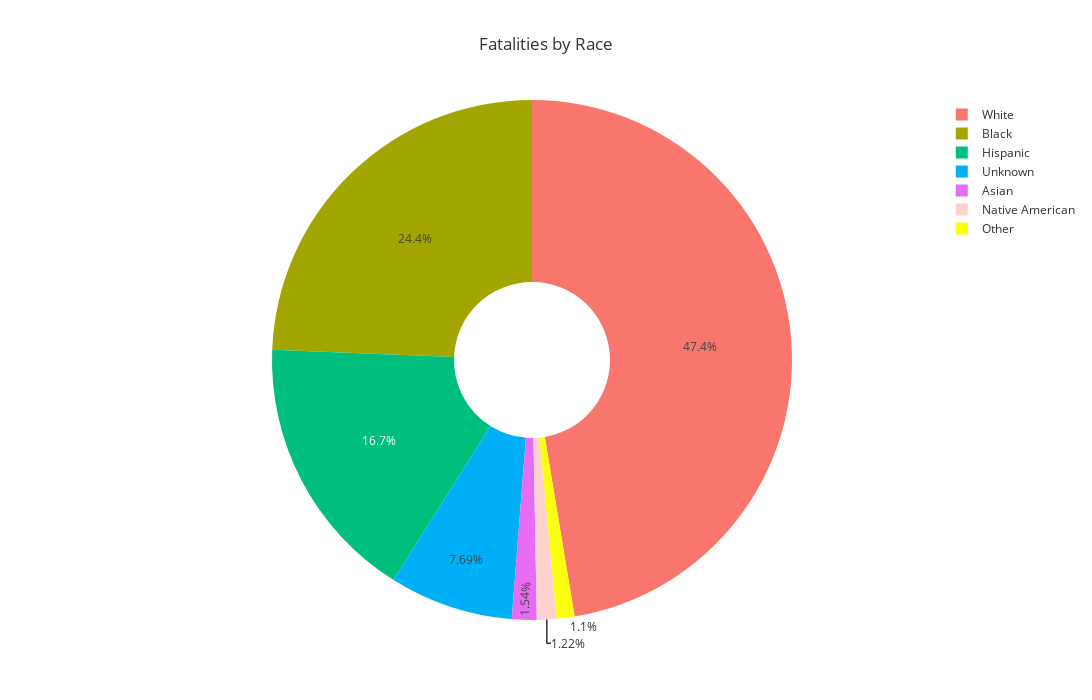

The code cell stored with this chart in its notebook:
### Code cell
races = ['White', 'Black', 'Hispanic', 'Unknown', 'Asian', 'Native American', 'Other']
fig = px.pie(fatalities_by_race, values='race', names=races, title='Fatalities by Race',
                    hole=0.3, width=1400, height=700,
            labels={"label": "Race",  "race": "deaths"},
            template="ggplot2")
fig.show()

### Figure 1 — Plotly figure (JSON) as saved in the notebook; plotly's stock layout.template omitted (floating-point values rounded to 4 significant figures)
{"data": [{"domain": {"x": [0, 1], "y": [0, 1]}, "hole": 0.3, "hovertemplate": "label=%{label}<br>deaths=%{value}<extra></extra>", "labels": ["White", "Black", "Hispanic", "Unknown", "Asian", "Native American", "Other"], "legendgroup": "", "name": "", "showlegend": true, "type": "pie", "values": [1201, 618, 423, 195, 39, 31, 28]}], "layout": {"height": 700, "legend": {"tracegroupgap": 0}, "title": {"text": "Fatalities by Race"}, "width": 1400}}
